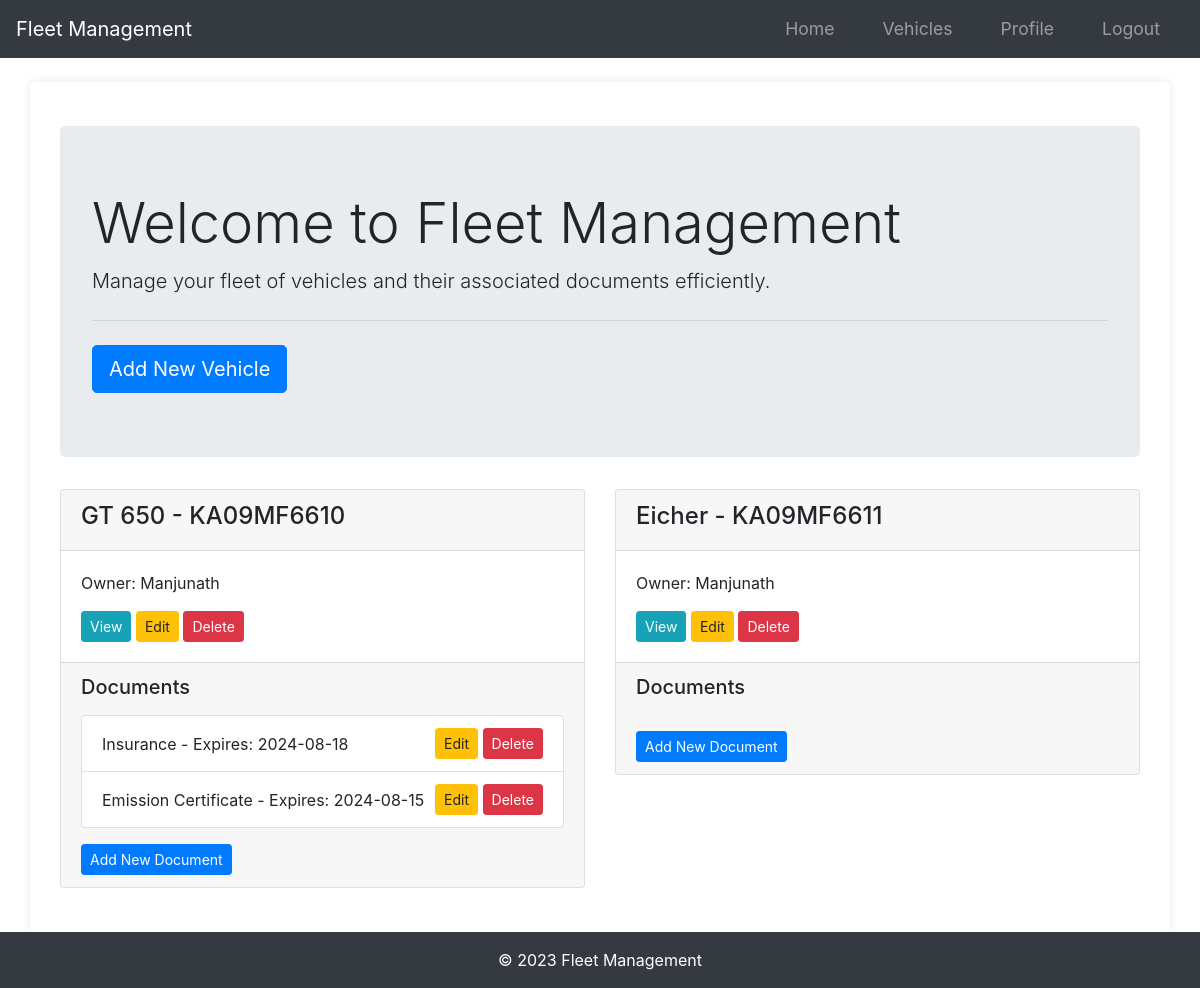
Screenshot of /home (signed in) with the database file from the repository.
### app/models.py (models this page shows)
class Vehicle(db.Model):
    id = db.Column(db.Integer, primary_key=True)
    name = db.Column(db.String(100), nullable=False)
    vehicle_number = db.Column(db.String(100), unique=True, nullable=False)
    user_id = db.Column(db.Integer, db.ForeignKey("user.id"), nullable=False)
    documents = db.relationship(
        "Document", backref="vehicle", lazy=True, cascade="all, delete-orphan"
    )

class User(db.Model, UserMixin):
    id = db.Column(db.Integer, primary_key=True)
    username = db.Column(db.String(20), unique=True, nullable=False)
    email = db.Column(db.String(120), unique=True, nullable=False)
    phone = db.Column(db.String(20), nullable=True)  # Add phone field
    image_file = db.Column(db.String(20), nullable=False, default="default.jpg")
    password = db.Column(db.String(60), nullable=False)
    vehicles = db.relationship("Vehicle", backref="owner", lazy=True)

class Document(db.Model):
    id = db.Column(db.Integer, primary_key=True)
    document_type = db.Column(db.String(50), nullable=False)
    serial_number = db.Column(db.String(100), nullable=False)
    start_date = db.Column(db.DateTime, nullable=False)
    end_date = db.Column(db.DateTime, nullable=False)
    date_posted = db.Column(db.DateTime, nullable=False, default=datetime.utcnow)
    vehicle_id = db.Column(
        db.Integer,
        db.ForeignKey("vehicle.id", ondelete="CASCADE"),
        nullable=False,
        index=True,
    )

### app/routes.py (the view)
@main.route("/home")
@login_required
def home():
    vehicles = Vehicle.query.filter_by(owner=current_user).all()
    return render_template("home.html", vehicles=vehicles)

### app/__init__.py (called while the page is built)
def create_app(config_class=Config):
    app = Flask(__name__)
    app.config.from_object(config_class)
    db.init_app(app)
    bcrypt.init_app(app)
    login_manager.init_app(app)
    mail.init_app(app)
    migrate.init_app(app, db)
    login_manager.login_view = "main.login"
    login_manager.login_message_category = "info"
    from app.models import User
    @login_manager.user_loader
    def load_user(user_id):
        return User.query.get(int(user_id))
    from app.routes import main as main_blueprint
    app.register_blueprint(main_blueprint)
    scheduler = BackgroundScheduler()
    scheduler.add_job(check_document_expirations, "interval", hours=24)
    scheduler.start()
    return app

### app/templates/home.html (shortened to what this page needs)
{% extends 'base.html' %}
{% block content %}
<div class="container">
    <div class="jumbotron mt-4">
        <h1 class="display-4">Welcome to Fleet Management</h1>
        <p class="lead">Manage your fleet of vehicles and their associated documents efficiently.</p>
        <hr class="my-4">
        <a class="btn btn-primary btn-lg" href="{{ url_for('main.new_vehicle') }}" role="button">Add New Vehicle</a>
    </div>
    <div class="row">
        {% for vehicle in vehicles %}
        <div class="col-lg-6 mb-4">
            <div class="card">
                <div class="card-header">
                    <h4>{{ vehicle.name }} - {{ vehicle.vehicle_number }}</h4>
                </div>
                <div class="card-body">
                    <p class="card-text">Owner: {{ vehicle.owner.username }}</p>
                    <a href="{{ url_for('main.vehicle', vehicle_id=vehicle.id) }}" class="btn btn-info btn-sm">View</a>
                    <a href="{{ url_for('main.edit_vehicle', vehicle_id=vehicle.id) }}" class="btn btn-warning btn-sm">Edit</a>
                    <form action="{{ url_for('main.delete_vehicle', vehicle_id=vehicle.id) }}" method="POST" class="d-inline">
                        <button type="submit" class="btn btn-danger btn-sm">Delete</button>
                    </form>
                </div>
                <div class="card-footer">
                    <h5 class="mb-3">Documents</h5>
                    <ul class="list-group">
                        {% for document in vehicle.documents %}
                        <li class="list-group-item d-flex justify-content-between align-items-center">
                            {{ document.document_type }} - Expires: {{ document.end_date.strftime('%Y-%m-%d') }}
                            <span>
                                <a href="{{ url_for('main.edit_document', vehicle_id=vehicle.id, document_id=document.id) }}" class="btn btn-warning btn-sm">Edit</a>
                                <form action="{{ url_for('main.delete_document', vehicle_id=vehicle.id, document_id=document.id) }}" method="POST" class="d-inline">
                                    <button type="submit" class="btn btn-danger btn-sm">Delete</button>
                                </form>
                            </span>
                        </li>
                        {% endfor %}
                    </ul>
                    <a href="{{ url_for('main.new_document', vehicle_id=vehicle.id) }}" class="btn btn-primary btn-sm mt-3">Add New Document</a>
                </div>
            </div>
        </div>
        {% endfor %}
    </div>
</div>
{% endblock %}

### app/static/styles.css (style rules this page uses)
body { font-family: Arial, sans-serif; margin: 0; padding: 0; background-color: #f4f4f4; }
.container { width: 80%; margin: 0 auto; }
.btn-primary { display: inline-block; background-color: #5cb85c; color: #fff; padding: 10px 20px; border: none; border-radius: 5px; cursor: pointer; text-decoration: none; }
body { font-family: Arial, sans-serif; margin: 0; padding: 0; }
.btn-primary { display: inline-block; padding: 0.75rem 1.25rem; border: none; border-radius: 4px; background-color: #007bff; color: #fff; text-align: center; cursor: pointer; }

### app/templates/base.html (style rules this page uses)
html, body { height: 100%; margin: 0; display: flex; flex-direction: column; }
.container { flex: 1; }

### rows the page displays
Vehicle: name "GT 650", vehicle_number "KA09MF6610", owner.username "Manjunath"
Document: document_type "Insurance", end_date "2024-08-18"
Document: document_type "Emission Certificate", end_date "2024-08-15"
Vehicle: name "Eicher", vehicle_number "KA09MF6611", owner.username "Manjunath"
